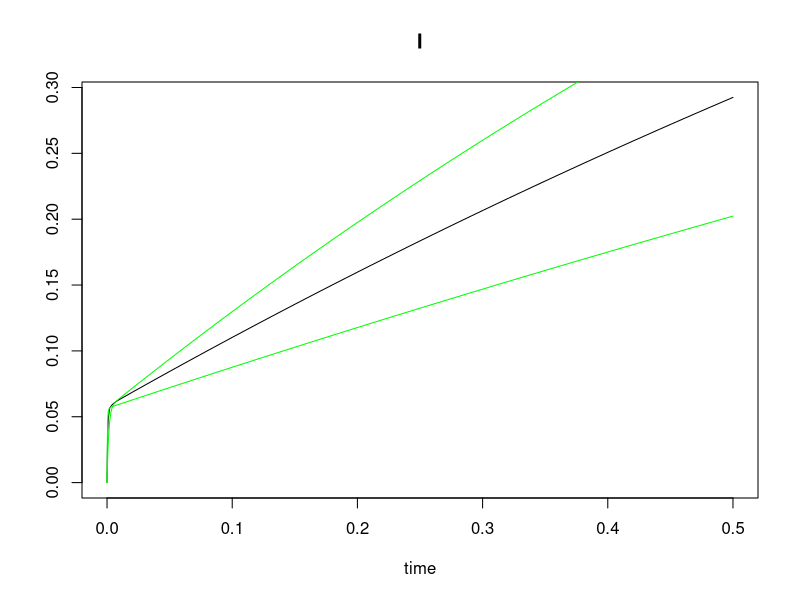

Write R code to recreate this figure.
#This is free, open-source software under GNU GPLv3. It comes with no warranty. It concerns radiogenic mouse HG tumorigenesis
#Written by Mark Ebert, Edward Huang, Dae Woong, and Ray Sachs, summer 2017.
#Relevant references and their abbreviations in commenting this script are the following.
#".93Alp"=Alpen et al. "Tumorigenic potential of high-Z, high-LET charged-particle radiations." Rad Res 136:382-391.(1993)
#".94Alp"=Alpen et al. "Fluence-based relative biological effectiveness for charged particle carcinogenesis in mouse Harderian gland." Adv Space Res 14(10): 573-581. (1994).  
#"16Chang"=Chang et al. "Harderian Gland Tumorigenesis: Low-Dose and LET Response." Radiat Res 185(5): 449-460. (2016).  
#"16Srn"=1.	Siranart et al."Mixed Beam Murine Harderian Gland Tumorigenesis: Predicted Dose-Effect Relationships if neither Synergism nor Antagonism Occurs." Radiat Res 186(6): 577-591. (2016).  
#"17Cuc"=Cucinotta & Cacao. "Non-Targeted Effects Models Predict Significantly Higher Mars Mission Cancer Risk than Targeted Effects Models." Sci Rep 7(1): 1832. (2017).  PMC5431989
rm(list=ls())
library(deSolve)
dfr=data.frame( #data used in 16Chang  
  Dose=c(0.2,0.4,0.6,1.2,2.4,3.2,5.1,7,0.05,0.1,0.15,0.2,0.4,0.8,1.6,0.05,0.1,0.2,0.4,0,0.1,0.2,0.4,0.8,1.6,0.4,0.8,1.6,3.2,0.05,0.1,0.2,0.4,0.8,0.1,0.2,0.4,0.8,0.1,0.2,0.4,0.04,0.08,0.16,0.32,0.033,0.066,0.13,0.26,0.52,.2, .4, .6),
  HG=c(0.091,0.045,0.101,0.169,0.347,0.431,0.667,0.623,0.156,0.215,0.232,0.307,0.325,0.554,0.649,0.123,0.145,0.207,0.31,0.026,0.083,0.25,0.39,0.438,0.424,0.093,0.195,0.302,0.292,0.109,0.054,0.066,0.128,0.286,0.183,0.167,0.396,0.536,0.192,0.234,0.317,0.092,0.131,0.124,0.297,0.082,0.088,0.146,0.236,0.371,.154,.132,.333),#HG prevalence as defined in 16Chang
  NWeight=c(520,2048,1145,584,313,232,293,221,1162,877,455,409,374,223,320,742,661,347,131,6081,1091,251,244,191,131,645,255,199,111,649,378,973,833,201,468,381,197,109,496,257,185,1902,1063,884,350,1767,1408,874,299,261,322,206,67),
  #nominal weight for weighted least squaresregression; see .93Alp. The Lanthanum entries were obtained by measuring the main graph in 17Cuc 
  #index=c(rep(1,8),rep(0,17), rep(1,4),  rep(0,24)),#index=0 for Z>3 ions, 1 otherwise. But now no longer needed.
  L=c(rep(1.6,8),rep(193,7),rep(250,4),rep(195,6),rep(0.4,4),rep(25,5),rep(464,4),rep(193,3),rep(70,4),rep(100,5),rep(953,3)), ##L=LET=LET_infinity=stopping power
  Z=c(rep(2,8),rep(26,17),rep(1,4),rep(10,5),rep(43,4),rep(26,3),rep(14,4),rep(22,5),rep(57,3)),#proton #, e.g. 2 for 2He4
  Zeff=c(rep("TBD",53)),# effective ion charge according to the formula of W.H Barkas. Zeff <= Z. Calculated below
  beta=c(rep("TBD",53)),# ion speed, relative to speed of light, calculated below
  MeVperu=c(rep(228,8),rep(600,7),rep(300,4),rep(600,6),rep(250,4),rep(670,5),rep(600,4),rep(600,3),rep(260,4),rep(1000,5),rep(593,3)),#Kinetic energy in MeV, divided by atomic mass, e.g. divided by 4u=4x931.5 MeV/c^2 for 2He4
  Katz=c(rep("TBD",53)),#for fully ionized nuclei, Katz's Z^2/beta^2, Calculated below. It is part of the Bethe Barkas Bloch equation for stopping power. Our calculations don't use Katz, but various similar calculations do.
  ion=c(rep("He4",8),rep("Fe56",17),rep("p",4),rep("Ne20",5),rep("Nb93",4),rep("Fe56",3),rep("Si28",4),rep("Ti48",5),rep("La139",3)),
  comments=c(".93AlpLooksOK",rep("",7),".93AlplooksOK",rep('',11),".93Alp.no.iso", "not in 17Cuc (or 16Chang?)",rep("",3),"16Chang all OK?",rep('',24),".94Alp","From graphs",'e.g. in 17Cuc')) 
Y=0.001*dfr[,"MeVperu"]# convert to GeV/u for convenience in a calculation
dfr[,"Katz"]=round((dfr[,"Z"])^2*(2.57*Y^2+4.781*Y+2.233)/(2.57*Y^2+4.781*Y),2)#special relativistic calculation of Z^2/beta^2. The numerics include conversion from GeV to joules and from u to kg.
dfr[,"beta"]=round(dfr[,"Z"]*sqrt(1/dfr[,"Katz"]),3)#i.e. Z*sqrt(beta^2/Z^2)
dfr[,"Zeff"]=round(dfr[,"Z"]*(1-exp(-125*dfr[,"Z"]^(-2.0/3))),2)#Barkas formula for Zeff; for us Zeff is almost Z


dfra=dfr[c(1:19,26:53),] ##removes the zero dose case and the no isograft data

##HERE OUR NEW HZE/NTE MODEL; works well. Uses 3 adjustable parameters. There is also an HZE/TE model and NTE or TE models for Z<=3, but this script only has the HZE/NTE model: all models are for Z>3 and all data is for Z>=8  ## 
dfrHZE=subset(dfra,Z>3) #look only at HZE not at much lower LET ions. #In next line phi controls how fast NTE build up from zero; not really needed during calibration since 150*phi*Dose/L>>1 at every observed Dose !=0. phi needed for later synergy calculations
phi=1000# Even larger phi should give the same final results, but might cause extra problems with R.
HZEm=nls(HG~.0275+(1-exp(-0.01*(aa1*L*Dose*exp(-aa2*L)+(1-exp(-150*phi*Dose/L))*kk1))),data=dfrHZE, weights=NWeight,start=list(aa1=.9,aa2=.003, kk1=6))#calibrating parameters; 
summary(HZEm,correlation=T)#; vcov(HZEm)# parameter values & accuracy; variance-covariance matrix
HZEc=coef(HZEm)#calibrated central values of the 3 parameters.  Next is the IDER, =0 at dose 0
HHC=function(Dose,L) 0.01*(HZEc[1]*L*Dose*exp(-HZEc[2]*L)+(1-exp(-150*phi*Dose/L))*HZEc[3])#calibrated hazard function
HZEC=function(Dose,L) 1-exp(-HHC(Dose,L))#Calibrated IDER

HZES=function(Dose,L){                 #Calculate slopes for later use in calculating I(d)
  0.01*(HZEc[1]*L*exp(-HZEc[2]*L)+exp(-150*phi*Dose/L)*HZEc[3]*150*phi/L)*exp(-HHC(Dose,L))
  }# made a numerical check at dose 10 for L=193. Got agreement to six significant figures
#Looks OK up to here
dose=c(seq(0, .00001, by = 0.000001),seq(.00002,.0001,by=.00001),seq(.0002,.001,by=.0001),seq(.002,.01,by=.001),seq(.02,.5,by=.01))##look carefully near zero, but go out to 0.5 Gy
#We will adapt Dae's use of ode() and uniroot() to our model and our data but all the rest of from Dae is irrelevant to us.
MIXDER_function = function(r, L,d =dose,aa1=.7957,aa2=.003378,kk1=5.805) {
   dE=function(yini,State,Pars){
     aa1=aa1;aa2=aa2;kk1=kk1
     with(as.list(c(State, Pars)), {
       aa= vector(length = length(L))
       u = vector(length = length(L))
       for (i in 1:length(L)) {
         aa[i] = aa1*L[i]*exp(-aa2*L[i])
         u[i] = uniroot(function(d) 1-exp(-0.01*(aa[i]*d+(1-exp(-150*phi*d/L[i]))*kk1)) - I, lower = 0, upper = 10, tol = 10^-10)$root
       }
       dI = vector(length = length(L))
       for (i in 1:length(L)) {
         dI[i] = r[i]*0.01*(aa[i]+exp(-150*phi*u[i]/L[i])*kk1*150*phi/L[i])*exp(-0.01*(aa[i]*u[i]+(1-exp(-150*phi*u[i]/L[i]))*kk1))

       }
       dI = sum(dI)
       return(list(c(dI)))
     })
   }
   pars = NULL; yini = c(I= 0); d = d
   out = ode(yini,times = d, dE, pars, method = "radau")
   return(out)
}##### End from Dae 
r=c(.5,.5)
L=c(50,200)
INCRL=MIXDER_function(r,L)#incremental effect additivity
plot(INCRL, type='l')
lines(dose,HZEC(dose,200),col='green')#component #1
lines(dose,HZEC(dose,50),col='green') #component #2
#To Be Done: 1 Why all the warnings? 2. add simple effect additivity S(d) and graphs including S(d). 3. graphs at dose ranges (0,.5) and (0,0.0001)
##Then: add this script to the main script (there is a lot of overlap)
##Then I(d) for mixtures involving light ions
##Then Monte Carlofor 95%CI
